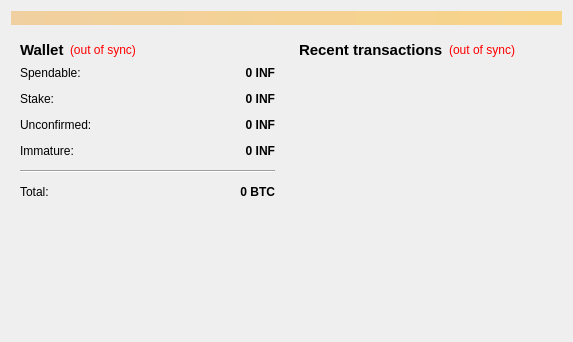
<?xml version="1.0" encoding="UTF-8"?>
<ui version="4.0">
 <class>OverviewPage</class>
 <widget class="QWidget" name="OverviewPage">
  <property name="geometry">
   <rect>
    <x>0</x>
    <y>0</y>
    <width>573</width>
    <height>342</height>
   </rect>
  </property>
  <property name="windowTitle">
   <string>Form</string>
  </property>
  <layout class="QVBoxLayout" name="topLayout">
   <item>
    <widget class="QLabel" name="labelAlerts">
     <property name="visible">
      <bool>false</bool>
     </property>
     <property name="styleSheet">
      <string notr="true">background-color: qlineargradient(x1: 0, y1: 0, x2: 1, y2: 0, stop:0 #F0D0A0, stop:1 #F8D488);  color:#000000
</string>
     </property>
     <property name="wordWrap">
      <bool>true</bool>
     </property>
     <property name="margin">
      <number>3</number>
     </property>
    </widget>
   </item>
   <item>
    <layout class="QHBoxLayout" name="horizontalLayout" stretch="1,1">
     <item>
      <layout class="QVBoxLayout" name="verticalLayout_2">
       <item>
        <widget class="QWidget" name="widget" native="true">
         <layout class="QVBoxLayout" name="verticalLayout_4">
          <item>
           <layout class="QHBoxLayout" name="horizontalLayout_4">
            <item>
             <widget class="QLabel" name="label_5">
              <property name="font">
               <font>
                <pointsize>11</pointsize>
                <weight>75</weight>
                <bold>true</bold>
               </font>
              </property>
              <property name="text">
               <string>Wallet</string>
              </property>
             </widget>
            </item>
            <item>
             <widget class="QLabel" name="labelWalletStatus">
              <property name="toolTip">
               <string>The displayed information may be out of date. Your wallet automatically synchronizes with the Infchain network after a connection is established, but this process has not completed yet.</string>
              </property>
              <property name="styleSheet">
               <string notr="true">QLabel { color: red; }</string>
              </property>
              <property name="text">
               <string notr="true">(out of sync)</string>
              </property>
              <property name="alignment">
               <set>Qt::AlignLeading|Qt::AlignLeft|Qt::AlignVCenter</set>
              </property>
             </widget>
            </item>
            <item>
             <spacer name="horizontalSpacer_2">
              <property name="orientation">
               <enum>Qt::Horizontal</enum>
              </property>
              <property name="sizeHint" stdset="0">
               <size>
                <width>40</width>
                <height>20</height>
               </size>
              </property>
             </spacer>
            </item>
           </layout>
          </item>
          <item>
           <layout class="QFormLayout" name="formLayout_2">
            <property name="fieldGrowthPolicy">
             <enum>QFormLayout::AllNonFixedFieldsGrow</enum>
            </property>
            <property name="horizontalSpacing">
             <number>12</number>
            </property>
            <property name="verticalSpacing">
             <number>12</number>
            </property>
            <item row="0" column="0">
             <widget class="QLabel" name="label">
              <property name="text">
               <string>Spendable:</string>
              </property>
             </widget>
            </item>
            <item row="0" column="1">
             <widget class="QLabel" name="labelBalance">
              <property name="font">
               <font>
                <weight>75</weight>
                <bold>true</bold>
               </font>
              </property>
              <property name="cursor">
               <cursorShape>IBeamCursor</cursorShape>
              </property>
              <property name="toolTip">
               <string>Your current spendable balance</string>
              </property>
              <property name="text">
               <string notr="true">0 INF</string>
              </property>
              <property name="alignment">
               <set>Qt::AlignRight|Qt::AlignTrailing|Qt::AlignVCenter</set>
              </property>
              <property name="textInteractionFlags">
               <set>Qt::LinksAccessibleByMouse|Qt::TextSelectableByKeyboard|Qt::TextSelectableByMouse</set>
              </property>
             </widget>
            </item>
            <item row="1" column="0">
             <widget class="QLabel" name="label_6">
              <property name="text">
               <string>Stake:</string>
              </property>
             </widget>
            </item>
            <item row="1" column="1">
             <widget class="QLabel" name="labelStake">
              <property name="font">
               <font>
                <weight>75</weight>
                <bold>true</bold>
               </font>
              </property>
              <property name="cursor">
               <cursorShape>IBeamCursor</cursorShape>
              </property>
              <property name="toolTip">
               <string>Total of coins that was staked, and do not yet count toward the current balance</string>
              </property>
              <property name="text">
               <string notr="true">0 INF</string>
              </property>
              <property name="alignment">
               <set>Qt::AlignRight|Qt::AlignTrailing|Qt::AlignVCenter</set>
              </property>
              <property name="textInteractionFlags">
               <set>Qt::LinksAccessibleByMouse|Qt::TextSelectableByKeyboard|Qt::TextSelectableByMouse</set>
              </property>
             </widget>
            </item>
            <item row="2" column="0">
             <widget class="QLabel" name="label_3">
              <property name="text">
               <string>Unconfirmed:</string>
              </property>
             </widget>
            </item>
            <item row="2" column="1">
             <widget class="QLabel" name="labelUnconfirmed">
              <property name="font">
               <font>
                <weight>75</weight>
                <bold>true</bold>
               </font>
              </property>
              <property name="cursor">
               <cursorShape>IBeamCursor</cursorShape>
              </property>
              <property name="toolTip">
               <string>Total of transactions that have yet to be confirmed, and do not yet count toward the current balance</string>
              </property>
              <property name="text">
               <string notr="true">0 INF</string>
              </property>
              <property name="alignment">
               <set>Qt::AlignRight|Qt::AlignTrailing|Qt::AlignVCenter</set>
              </property>
              <property name="textInteractionFlags">
               <set>Qt::LinksAccessibleByMouse|Qt::TextSelectableByKeyboard|Qt::TextSelectableByMouse</set>
              </property>
             </widget>
            </item>
            <item row="3" column="0">
             <widget class="QLabel" name="labelImmatureText">
              <property name="text">
               <string>Immature:</string>
              </property>
             </widget>
            </item>
            <item row="3" column="1">
             <widget class="QLabel" name="labelImmature">
              <property name="font">
               <font>
                <weight>75</weight>
                <bold>true</bold>
               </font>
              </property>
              <property name="toolTip">
               <string>Mined balance that has not yet matured</string>
              </property>
              <property name="text">
               <string notr="true">0 INF</string>
              </property>
              <property name="alignment">
               <set>Qt::AlignRight|Qt::AlignTrailing|Qt::AlignVCenter</set>
              </property>
              <property name="textInteractionFlags">
               <set>Qt::LinksAccessibleByMouse|Qt::TextSelectableByKeyboard|Qt::TextSelectableByMouse</set>
              </property>
             </widget>
            </item>
            <item row="4" column="0" colspan="2">
             <widget class="Line" name="line">
              <property name="orientation">
               <enum>Qt::Horizontal</enum>
              </property>
             </widget>
            </item>
            <item row="5" column="0">
             <widget class="QLabel" name="labelTotalText">
              <property name="text">
               <string>Total:</string>
              </property>
             </widget>
            </item>
            <item row="5" column="1">
             <widget class="QLabel" name="labelTotal">
              <property name="font">
               <font>
                <weight>75</weight>
                <bold>true</bold>
               </font>
              </property>
              <property name="cursor">
               <cursorShape>IBeamCursor</cursorShape>
              </property>
              <property name="toolTip">
               <string>Your current total balance</string>
              </property>
              <property name="text">
               <string notr="true">0 BTC</string>
              </property>
              <property name="alignment">
               <set>Qt::AlignRight|Qt::AlignTrailing|Qt::AlignVCenter</set>
              </property>
              <property name="textInteractionFlags">
               <set>Qt::LinksAccessibleByMouse|Qt::TextSelectableByKeyboard|Qt::TextSelectableByMouse</set>
              </property>
             </widget>
            </item>
           </layout>
          </item>
         </layout>
        </widget>
       </item>
       <item>
        <spacer name="verticalSpacer">
         <property name="orientation">
          <enum>Qt::Vertical</enum>
         </property>
         <property name="sizeHint" stdset="0">
          <size>
           <width>20</width>
           <height>40</height>
          </size>
         </property>
        </spacer>
       </item>
      </layout>
     </item>
     <item>
      <layout class="QVBoxLayout" name="verticalLayout_3">
       <item>
        <widget class="QWidget" name="widget_2" native="true">
         <layout class="QVBoxLayout" name="verticalLayout">
          <item>
           <layout class="QHBoxLayout" name="horizontalLayout_2">
            <item>
             <widget class="QLabel" name="label_4">
              <property name="font">
               <font>
                <pointsize>11</pointsize>
                <weight>75</weight>
                <bold>true</bold>
               </font>
              </property>
              <property name="text">
               <string>&lt;b&gt;Recent transactions&lt;/b&gt;</string>
              </property>
             </widget>
            </item>
            <item>
             <widget class="QLabel" name="labelTransactionsStatus">
              <property name="toolTip">
               <string>The displayed information may be out of date. Your wallet automatically synchronizes with the Infchain network after a connection is established, but this process has not completed yet.</string>
              </property>
              <property name="styleSheet">
               <string notr="true">QLabel { color: red; }</string>
              </property>
              <property name="text">
               <string notr="true">(out of sync)</string>
              </property>
              <property name="alignment">
               <set>Qt::AlignRight|Qt::AlignTrailing|Qt::AlignVCenter</set>
              </property>
             </widget>
            </item>
            <item>
             <spacer name="horizontalSpacer">
              <property name="orientation">
               <enum>Qt::Horizontal</enum>
              </property>
              <property name="sizeHint" stdset="0">
               <size>
                <width>40</width>
                <height>20</height>
               </size>
              </property>
             </spacer>
            </item>
           </layout>
          </item>
          <item>
           <widget class="QListView" name="listTransactions">
            <property name="styleSheet">
             <string notr="true">QListView { background: transparent; }</string>
            </property>
            <property name="frameShape">
             <enum>QFrame::NoFrame</enum>
            </property>
            <property name="verticalScrollBarPolicy">
             <enum>Qt::ScrollBarAlwaysOff</enum>
            </property>
            <property name="horizontalScrollBarPolicy">
             <enum>Qt::ScrollBarAlwaysOff</enum>
            </property>
            <property name="selectionMode">
             <enum>QAbstractItemView::NoSelection</enum>
            </property>
           </widget>
          </item>
         </layout>
        </widget>
       </item>
      </layout>
     </item>
    </layout>
   </item>
  </layout>
 </widget>
 <resources/>
 <connections/>
</ui>
